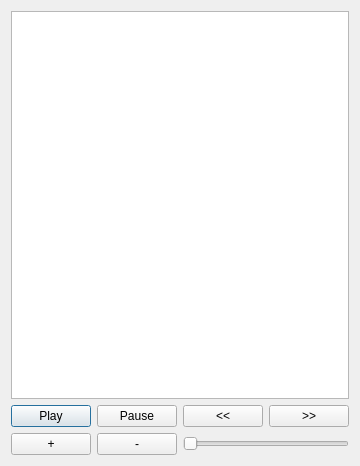
<?xml version="1.0" encoding="UTF-8"?>
<ui version="4.0">
 <class>MusicPlayer</class>
 <widget class="QDialog" name="MusicPlayer">
  <property name="geometry">
   <rect>
    <x>0</x>
    <y>0</y>
    <width>338</width>
    <height>466</height>
   </rect>
  </property>
  <property name="windowTitle">
   <string>Dialog</string>
  </property>
  <layout class="QVBoxLayout" name="verticalLayout">
   <item>
    <widget class="QListView" name="playList">
     <property name="sizePolicy">
      <sizepolicy hsizetype="Expanding" vsizetype="Expanding">
       <horstretch>0</horstretch>
       <verstretch>0</verstretch>
      </sizepolicy>
     </property>
    </widget>
   </item>
   <item>
    <layout class="QHBoxLayout" name="horizontalLayout">
     <item>
      <widget class="QPushButton" name="playButton">
       <property name="text">
        <string>Play</string>
       </property>
      </widget>
     </item>
     <item>
      <widget class="QPushButton" name="pauseButton">
       <property name="text">
        <string>Pause</string>
       </property>
      </widget>
     </item>
     <item>
      <widget class="QPushButton" name="prevButton">
       <property name="text">
        <string>&lt;&lt;</string>
       </property>
      </widget>
     </item>
     <item>
      <widget class="QPushButton" name="nextButton">
       <property name="text">
        <string>&gt;&gt;</string>
       </property>
      </widget>
     </item>
    </layout>
   </item>
   <item>
    <layout class="QHBoxLayout" name="horizontalLayout_2">
     <property name="topMargin">
      <number>0</number>
     </property>
     <property name="bottomMargin">
      <number>0</number>
     </property>
     <item>
      <widget class="QPushButton" name="plusButton">
       <property name="sizePolicy">
        <sizepolicy hsizetype="Fixed" vsizetype="Fixed">
         <horstretch>0</horstretch>
         <verstretch>0</verstretch>
        </sizepolicy>
       </property>
       <property name="minimumSize">
        <size>
         <width>0</width>
         <height>0</height>
        </size>
       </property>
       <property name="text">
        <string>+</string>
       </property>
      </widget>
     </item>
     <item>
      <widget class="QPushButton" name="minusButton">
       <property name="sizePolicy">
        <sizepolicy hsizetype="Fixed" vsizetype="Fixed">
         <horstretch>0</horstretch>
         <verstretch>0</verstretch>
        </sizepolicy>
       </property>
       <property name="minimumSize">
        <size>
         <width>0</width>
         <height>0</height>
        </size>
       </property>
       <property name="text">
        <string>-</string>
       </property>
      </widget>
     </item>
     <item>
      <widget class="QSlider" name="horizontalSlider">
       <property name="autoFillBackground">
        <bool>true</bool>
       </property>
       <property name="maximum">
        <number>999</number>
       </property>
       <property name="singleStep">
        <number>40</number>
       </property>
       <property name="pageStep">
        <number>40</number>
       </property>
       <property name="orientation">
        <enum>Qt::Horizontal</enum>
       </property>
      </widget>
     </item>
    </layout>
   </item>
  </layout>
 </widget>
 <resources/>
 <connections/>
</ui>
